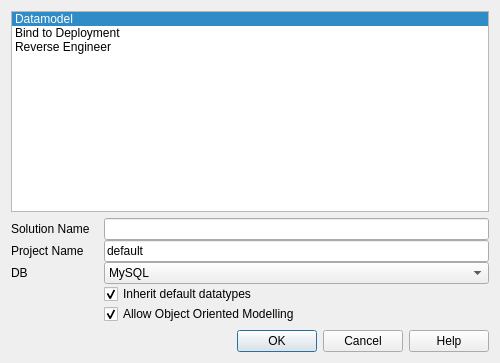
<?xml version="1.0" encoding="UTF-8"?>
<ui version="4.0">
 <class>NewProjectDialog</class>
 <widget class="QDialog" name="NewProjectDialog">
  <property name="windowModality">
   <enum>Qt::ApplicationModal</enum>
  </property>
  <property name="geometry">
   <rect>
    <x>0</x>
    <y>0</y>
    <width>500</width>
    <height>363</height>
   </rect>
  </property>
  <property name="sizePolicy">
   <sizepolicy hsizetype="Preferred" vsizetype="Preferred">
    <horstretch>0</horstretch>
    <verstretch>0</verstretch>
   </sizepolicy>
  </property>
  <property name="minimumSize">
   <size>
    <width>500</width>
    <height>340</height>
   </size>
  </property>
  <property name="maximumSize">
   <size>
    <width>500</width>
    <height>500</height>
   </size>
  </property>
  <property name="focusPolicy">
   <enum>Qt::NoFocus</enum>
  </property>
  <property name="windowTitle">
   <string>New Solution</string>
  </property>
  <property name="windowIcon">
   <iconset resource="../dbm.qrc">
    <normaloff>:/images/actions/images/actions/filenew.png</normaloff>:/images/actions/images/actions/filenew.png</iconset>
  </property>
  <property name="toolTip">
   <string>Create a new project</string>
  </property>
  <property name="modal">
   <bool>true</bool>
  </property>
  <layout class="QHBoxLayout" name="horizontalLayout">
   <item>
    <widget class="QFrame" name="frame">
     <property name="frameShape">
      <enum>QFrame::NoFrame</enum>
     </property>
     <property name="frameShadow">
      <enum>QFrame::Raised</enum>
     </property>
     <layout class="QVBoxLayout" name="verticalLayout_2">
      <property name="margin">
       <number>0</number>
      </property>
      <item>
       <widget class="QListWidget" name="listWidget">
        <property name="toolTip">
         <string>Select the project type</string>
        </property>
        <property name="statusTip">
         <string>Select the project type</string>
        </property>
        <property name="whatsThis">
         <string>&lt;html&gt;&lt;head/&gt;&lt;body&gt;&lt;p&gt;Select the project type. &lt;/p&gt;&lt;ul style=&quot;margin-top: 0px; margin-bottom: 0px; margin-left: 0px; margin-right: 0px; -qt-list-indent: 1;&quot;&gt;&lt;li style=&quot; margin-top:12px; margin-bottom:12px; margin-left:0px; margin-right:0px; -qt-block-indent:0; text-indent:0px;&quot;&gt;&lt;span style=&quot; font-weight:600;&quot;&gt;Datamodel&lt;/span&gt; This is a project where you create the objects that will be deployed to a database.&lt;/li&gt;&lt;li style=&quot; margin-top:12px; margin-bottom:12px; margin-left:0px; margin-right:0px; -qt-block-indent:0; text-indent:0px;&quot;&gt;&lt;span style=&quot; font-weight:600;&quot;&gt;Bind to Deployment&lt;/span&gt; This allows you to bind your current project to a deployment that was done some time ago to pick up the work and continue from there.&lt;/li&gt;&lt;li style=&quot; margin-top:12px; margin-bottom:12px; margin-left:0px; margin-right:0px; -qt-block-indent:0; text-indent:0px;&quot;&gt;&lt;span style=&quot; font-weight:600;&quot;&gt;Reverse Engineer &lt;/span&gt;Load a database and reverse engineer all the objects found in it, and import them into the solution.&lt;br/&gt;&lt;/li&gt;&lt;/ul&gt;&lt;/body&gt;&lt;/html&gt;</string>
        </property>
        <property name="iconSize">
         <size>
          <width>24</width>
          <height>24</height>
         </size>
        </property>
        <property name="uniformItemSizes">
         <bool>true</bool>
        </property>
        <property name="selectionRectVisible">
         <bool>true</bool>
        </property>
        <property name="currentRow">
         <number>0</number>
        </property>
        <item>
         <property name="text">
          <string>Datamodel</string>
         </property>
         <property name="toolTip">
          <string>&lt;!DOCTYPE HTML PUBLIC &quot;-//W3C//DTD HTML 4.0//EN&quot; &quot;http://www.w3.org/TR/REC-html40/strict.dtd&quot;&gt;
&lt;html&gt;&lt;head&gt;&lt;meta name=&quot;qrichtext&quot; content=&quot;1&quot; /&gt;&lt;style type=&quot;text/css&quot;&gt;
p, li { white-space: pre-wrap; }
&lt;/style&gt;&lt;/head&gt;&lt;body style=&quot; font-family:'MS Shell Dlg 2'; font-size:8pt; font-weight:400; font-style:normal;&quot;&gt;
&lt;p style=&quot; margin-top:0px; margin-bottom:0px; margin-left:0px; margin-right:0px; -qt-block-indent:0; text-indent:0px;&quot;&gt;&lt;span style=&quot; font-family:'Sans'; font-size:10pt;&quot;&gt;Create a new &lt;/span&gt;&lt;span style=&quot; font-family:'Sans'; font-size:10pt; font-weight:600;&quot;&gt;Data Model&lt;/span&gt;&lt;span style=&quot; font-family:'Sans'; font-size:10pt;&quot;&gt; project. Within the project you can create tables, views, triggers, procedures and other elements. When you are done with the initial design you can &lt;/span&gt;&lt;span style=&quot; font-family:'Sans'; font-size:10pt; font-weight:600;&quot;&gt;deploy &lt;/span&gt;&lt;span style=&quot; font-family:'Sans'; font-size:10pt;&quot;&gt;the solution to one or more databases.&lt;/span&gt;&lt;/p&gt;&lt;/body&gt;&lt;/html&gt;</string>
         </property>
         <property name="icon">
          <iconset resource="../dbm.qrc">
           <normaloff>:/images/actions/images/actions/database-conn.png</normaloff>:/images/actions/images/actions/database-conn.png</iconset>
         </property>
        </item>
        <item>
         <property name="text">
          <string>Bind to Deployment</string>
         </property>
         <property name="toolTip">
          <string>&lt;html&gt;&lt;head/&gt;&lt;body&gt;&lt;p&gt;&lt;span style=&quot; font-size:9pt;&quot;&gt;Create a new project and automatically &lt;/span&gt;&lt;span style=&quot; font-size:9pt; font-weight:600;&quot;&gt;bind&lt;/span&gt;&lt;span style=&quot; font-size:9pt;&quot;&gt; it to a deployment you have done in the past. This is possible only if you have enabled the &lt;/span&gt;&lt;span style=&quot; font-size:9pt; font-weight:600;&quot;&gt;metadata&lt;/span&gt;&lt;span style=&quot; font-size:9pt;&quot;&gt; export feature during the previous deployment. The new project will get all the objects that were deplyoed. The new project will not get the other objects that are to be found in the source database. You will have the opportunity to import the values from the tables.&lt;/span&gt;&lt;/p&gt;&lt;/body&gt;&lt;/html&gt;</string>
         </property>
         <property name="icon">
          <iconset resource="../dbm.qrc">
           <normaloff>:/images/actions/images/big/folder_database.png</normaloff>:/images/actions/images/big/folder_database.png</iconset>
         </property>
        </item>
        <item>
         <property name="text">
          <string>Reverse Engineer</string>
         </property>
         <property name="toolTip">
          <string>&lt;!DOCTYPE HTML PUBLIC &quot;-//W3C//DTD HTML 4.0//EN&quot; &quot;http://www.w3.org/TR/REC-html40/strict.dtd&quot;&gt;
&lt;html&gt;&lt;head&gt;&lt;meta name=&quot;qrichtext&quot; content=&quot;1&quot; /&gt;&lt;style type=&quot;text/css&quot;&gt;
p, li { white-space: pre-wrap; }
&lt;/style&gt;&lt;/head&gt;&lt;body style=&quot; font-family:'MS Shell Dlg 2'; font-size:8pt; font-weight:400; font-style:normal;&quot;&gt;
&lt;p style=&quot; margin-top:0px; margin-bottom:0px; margin-left:0px; margin-right:0px; -qt-block-indent:0; text-indent:0px;&quot;&gt;&lt;span style=&quot; font-family:'Sans'; font-size:10pt; font-weight:600;&quot;&gt;Reverse Engineer&lt;/span&gt;&lt;span style=&quot; font-family:'Sans'; font-size:10pt;&quot;&gt; a MySQL database, and import the selected database elements (tables, view, triggers, procedures, ...) into a new solution. During the process you can choose to create the data types that are used for building up the database elements.&lt;/span&gt;&lt;/p&gt;&lt;/body&gt;&lt;/html&gt;</string>
         </property>
         <property name="icon">
          <iconset resource="../dbm.qrc">
           <normaloff>:/images/actions/images/small/exec.png</normaloff>:/images/actions/images/small/exec.png</iconset>
         </property>
        </item>
       </widget>
      </item>
      <item>
       <layout class="QFormLayout" name="formLayout_2">
        <property name="fieldGrowthPolicy">
         <enum>QFormLayout::AllNonFixedFieldsGrow</enum>
        </property>
        <property name="horizontalSpacing">
         <number>14</number>
        </property>
        <property name="verticalSpacing">
         <number>0</number>
        </property>
        <item row="0" column="1">
         <widget class="QLineEdit" name="txtSolutionName">
          <property name="toolTip">
           <string>The name of the solution</string>
          </property>
          <property name="statusTip">
           <string>The name of the solution</string>
          </property>
          <property name="whatsThis">
           <string>The name of the solution</string>
          </property>
          <property name="text">
           <string/>
          </property>
         </widget>
        </item>
        <item row="0" column="0">
         <widget class="QLabel" name="label">
          <property name="text">
           <string>Solution Name</string>
          </property>
          <property name="textFormat">
           <enum>Qt::PlainText</enum>
          </property>
          <property name="buddy">
           <cstring>txtSolutionName</cstring>
          </property>
         </widget>
        </item>
        <item row="1" column="0">
         <widget class="QLabel" name="label_2">
          <property name="text">
           <string>Project Name</string>
          </property>
          <property name="textFormat">
           <enum>Qt::PlainText</enum>
          </property>
          <property name="buddy">
           <cstring>txtSolutionName</cstring>
          </property>
         </widget>
        </item>
        <item row="1" column="1">
         <widget class="QLineEdit" name="txtProjectName">
          <property name="toolTip">
           <string>A solution might contain more projects. There always should be one project at least.</string>
          </property>
          <property name="whatsThis">
           <string>The name of the project. There is always a default project in the solution.</string>
          </property>
          <property name="text">
           <string>default</string>
          </property>
         </widget>
        </item>
        <item row="2" column="1">
         <widget class="QComboBox" name="cmbDatabase">
          <property name="toolTip">
           <string>Select the underlying database for the solution.</string>
          </property>
          <property name="whatsThis">
           <string>The type of the underlying database for the solution.</string>
          </property>
          <item>
           <property name="text">
            <string>MySQL</string>
           </property>
           <property name="icon">
            <iconset resource="../dbm.qrc">
             <normaloff>:/images/actions/images/small/mysql.png</normaloff>:/images/actions/images/small/mysql.png</iconset>
           </property>
          </item>
         </widget>
        </item>
        <item row="2" column="0">
         <widget class="QLabel" name="label_3">
          <property name="text">
           <string>DB</string>
          </property>
          <property name="textFormat">
           <enum>Qt::PlainText</enum>
          </property>
          <property name="buddy">
           <cstring>txtSolutionName</cstring>
          </property>
         </widget>
        </item>
        <item row="3" column="1">
         <widget class="QCheckBox" name="chkInheritDefaultDatatypes">
          <property name="toolTip">
           <string>&lt;!DOCTYPE HTML PUBLIC &quot;-//W3C//DTD HTML 4.0//EN&quot; &quot;http://www.w3.org/TR/REC-html40/strict.dtd&quot;&gt;
&lt;html&gt;&lt;head&gt;&lt;meta name=&quot;qrichtext&quot; content=&quot;1&quot; /&gt;&lt;style type=&quot;text/css&quot;&gt;
p, li { white-space: pre-wrap; }
&lt;/style&gt;&lt;/head&gt;&lt;body style=&quot; font-family:'Sans'; font-size:10pt; font-weight:400; font-style:normal;&quot;&gt;
&lt;p style=&quot; margin-top:0px; margin-bottom:0px; margin-left:0px; margin-right:0px; -qt-block-indent:0; text-indent:0px;&quot;&gt;Populates your solution with a set of frequently used &lt;span style=&quot; font-weight:600;&quot;&gt;data types&lt;/span&gt;. You can change these during your session to fit your needs. If reverse engineering a database it is not reccomended to check this box.&lt;/p&gt;&lt;/body&gt;&lt;/html&gt;</string>
          </property>
          <property name="whatsThis">
           <string>&lt;!DOCTYPE HTML PUBLIC &quot;-//W3C//DTD HTML 4.0//EN&quot; &quot;http://www.w3.org/TR/REC-html40/strict.dtd&quot;&gt;
&lt;html&gt;&lt;head&gt;&lt;meta name=&quot;qrichtext&quot; content=&quot;1&quot; /&gt;&lt;style type=&quot;text/css&quot;&gt;
p, li { white-space: pre-wrap; }
&lt;/style&gt;&lt;/head&gt;&lt;body style=&quot; font-family:'Sans'; font-size:10pt; font-weight:400; font-style:normal;&quot;&gt;
&lt;p style=&quot; margin-top:0px; margin-bottom:0px; margin-left:0px; margin-right:0px; -qt-block-indent:0; text-indent:0px;&quot;&gt;Populates your solution with a set of frequently used &lt;span style=&quot; font-weight:600;&quot;&gt;data types&lt;/span&gt;. You can change these during your session to fit your needs. If reverse engineering a database it is not reccomended to check this box.&lt;/p&gt;&lt;/body&gt;&lt;/html&gt;</string>
          </property>
          <property name="text">
           <string>Inherit default datatypes</string>
          </property>
          <property name="checked">
           <bool>true</bool>
          </property>
         </widget>
        </item>
        <item row="4" column="1">
         <widget class="QCheckBox" name="chkAllowOOPModel">
          <property name="toolTip">
           <string>&lt;!DOCTYPE HTML PUBLIC &quot;-//W3C//DTD HTML 4.0//EN&quot; &quot;http://www.w3.org/TR/REC-html40/strict.dtd&quot;&gt;
&lt;html&gt;&lt;head&gt;&lt;meta name=&quot;qrichtext&quot; content=&quot;1&quot; /&gt;&lt;style type=&quot;text/css&quot;&gt;
p, li { white-space: pre-wrap; }
&lt;/style&gt;&lt;/head&gt;&lt;body style=&quot; font-family:'Sans'; font-size:10pt; font-weight:400; font-style:normal;&quot;&gt;
&lt;p style=&quot; margin-top:0px; margin-bottom:0px; margin-left:0px; margin-right:0px; -qt-block-indent:0; text-indent:0px;&quot;&gt;Allows the &lt;span style=&quot; font-weight:600;&quot;&gt;Object Oriented Modelling &lt;/span&gt;feature for the solution. This means, you will create &lt;span style=&quot; font-weight:600;&quot;&gt;table templates&lt;/span&gt;, from which you will need to instantiate &lt;span style=&quot; font-weight:600;&quot;&gt;table instances&lt;/span&gt;, which can be deployed into databases.&lt;/p&gt;&lt;/body&gt;&lt;/html&gt;</string>
          </property>
          <property name="whatsThis">
           <string>&lt;!DOCTYPE HTML PUBLIC &quot;-//W3C//DTD HTML 4.0//EN&quot; &quot;http://www.w3.org/TR/REC-html40/strict.dtd&quot;&gt;
&lt;html&gt;&lt;head&gt;&lt;meta name=&quot;qrichtext&quot; content=&quot;1&quot; /&gt;&lt;style type=&quot;text/css&quot;&gt;
p, li { white-space: pre-wrap; }
&lt;/style&gt;&lt;/head&gt;&lt;body style=&quot; font-family:'Sans'; font-size:10pt; font-weight:400; font-style:normal;&quot;&gt;
&lt;p style=&quot; margin-top:0px; margin-bottom:0px; margin-left:0px; margin-right:0px; -qt-block-indent:0; text-indent:0px;&quot;&gt;Allows the &lt;span style=&quot; font-weight:600;&quot;&gt;Object Oriented Modelling &lt;/span&gt;feature for the solution. This means, you will create &lt;span style=&quot; font-weight:600;&quot;&gt;table templates&lt;/span&gt;, from which you will need to instantiate &lt;span style=&quot; font-weight:600;&quot;&gt;table instances&lt;/span&gt;, which can be deployed into databases.&lt;/p&gt;&lt;/body&gt;&lt;/html&gt;</string>
          </property>
          <property name="text">
           <string>Allow Object Oriented Modelling</string>
          </property>
          <property name="checked">
           <bool>true</bool>
          </property>
         </widget>
        </item>
       </layout>
      </item>
      <item>
       <widget class="QFrame" name="frame_3">
        <layout class="QHBoxLayout" name="horizontalLayout_2">
         <property name="margin">
          <number>0</number>
         </property>
         <item>
          <widget class="QDialogButtonBox" name="buttonBox">
           <property name="orientation">
            <enum>Qt::Horizontal</enum>
           </property>
           <property name="standardButtons">
            <set>QDialogButtonBox::Cancel|QDialogButtonBox::Help|QDialogButtonBox::Ok</set>
           </property>
           <property name="centerButtons">
            <bool>false</bool>
           </property>
          </widget>
         </item>
        </layout>
       </widget>
      </item>
     </layout>
    </widget>
   </item>
  </layout>
 </widget>
 <tabstops>
  <tabstop>txtSolutionName</tabstop>
 </tabstops>
 <resources>
  <include location="../dbm.qrc"/>
 </resources>
 <connections>
  <connection>
   <sender>buttonBox</sender>
   <signal>accepted()</signal>
   <receiver>NewProjectDialog</receiver>
   <slot>onAccept()</slot>
   <hints>
    <hint type="sourcelabel">
     <x>249</x>
     <y>340</y>
    </hint>
    <hint type="destinationlabel">
     <x>249</x>
     <y>181</y>
    </hint>
   </hints>
  </connection>
  <connection>
   <sender>buttonBox</sender>
   <signal>rejected()</signal>
   <receiver>NewProjectDialog</receiver>
   <slot>onReject()</slot>
   <hints>
    <hint type="sourcelabel">
     <x>249</x>
     <y>340</y>
    </hint>
    <hint type="destinationlabel">
     <x>249</x>
     <y>181</y>
    </hint>
   </hints>
  </connection>
  <connection>
   <sender>buttonBox</sender>
   <signal>helpRequested()</signal>
   <receiver>NewProjectDialog</receiver>
   <slot>onHelp()</slot>
   <hints>
    <hint type="sourcelabel">
     <x>249</x>
     <y>340</y>
    </hint>
    <hint type="destinationlabel">
     <x>249</x>
     <y>181</y>
    </hint>
   </hints>
  </connection>
  <connection>
   <sender>listWidget</sender>
   <signal>currentRowChanged(int)</signal>
   <receiver>NewProjectDialog</receiver>
   <slot>onChangeProjectType(int)</slot>
   <hints>
    <hint type="sourcelabel">
     <x>249</x>
     <y>104</y>
    </hint>
    <hint type="destinationlabel">
     <x>249</x>
     <y>181</y>
    </hint>
   </hints>
  </connection>
 </connections>
 <slots>
  <slot>onHelp()</slot>
  <slot>onClick(QAbstractButton*)</slot>
  <slot>onReject()</slot>
  <slot>onAccept()</slot>
  <slot>onChangeProjectType(int)</slot>
 </slots>
</ui>
